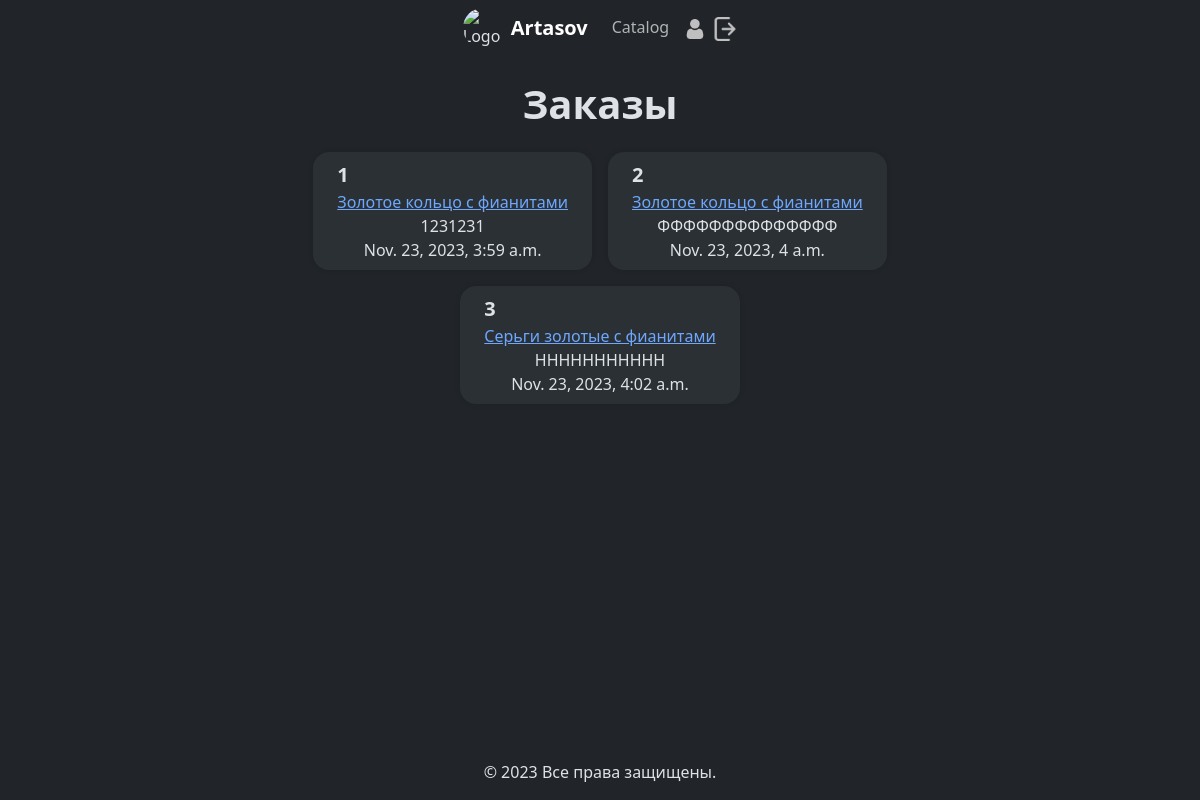
The app's page /shop/orders/ (signed in), older data.
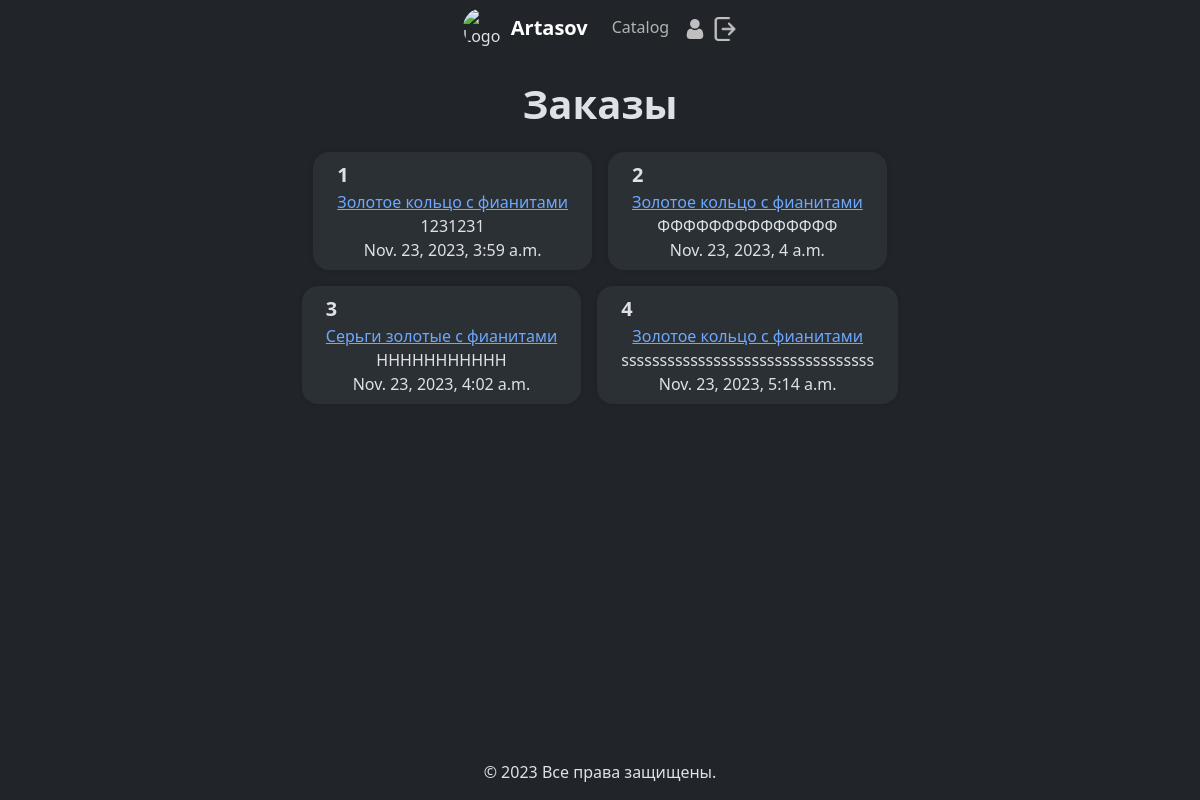
The same page, newer data.
### shop/models.py (models this page shows)
class Order(models.Model):
    product = models.ForeignKey(Product, on_delete=models.SET_NULL, null=True)
    delivery_address = models.CharField(max_length=255)
    created_at = models.DateTimeField(auto_now_add=True)

class Product(models.Model):
    name = models.CharField(max_length=100)
    image = models.ImageField(upload_to='images/Product/')
    desc = models.TextField(blank=True)
    price = models.FloatField()
    discount = models.PositiveIntegerField(default=0)
    rating = models.PositiveIntegerField()
    stock = models.PositiveIntegerField()
    is_available = models.BooleanField(default=True)

### shop/views.py (the view)
# urls.py: path('orders/', orders, name='orders'),
def orders(request):
    orders_ = Order.objects.all()
    return render(request, 'shop/orders.html', {'orders': orders_})

### shop/templates/shop/orders.html (shortened to what this page needs)
{% extends 'Core/base.html' %}
{% load static %}
{% block content %}
    <h1 class="text-body text-center fw-bold mb-4">Заказы</h1>
    <div class="d-flex gap-3 flex-wrap justify-content-center mx-auto"
         style="max-width: 800px;">
        {% for order in orders %}
            <div class="d-flex flex-column text-center border-0 rounded-4 text-nowrap px-4 py-2 bg-body-tertiary"
                 style="width: min-content; box-shadow: 0 0 5px #00000022;">
                <span class="align-self-start fw-bold fs-5">{{ order.id }}</span>
                <a href="{% url 'product_detail' product_id=order.product.id %}">
                    {{ order.product.name }}
                </a>
                <span>{{ order.delivery_address|truncatewords:6 }}</span>
                <span>{{ order.created_at }}</span>
            </div>
        {% endfor %}
    </div>
{% endblock %}

Row changes from the older to the newer data that the page shows:
added Order: id "4", product.name "Золотое кольцо с фианитами", delivery_address "sssssssssssssssssssssssssssssssss", created_at "Nov. 23, 2023, 5:14 a.m."
